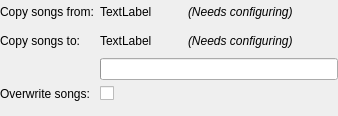
<?xml version="1.0" encoding="UTF-8"?>
<ui version="4.0">
 <class>ActionDialog</class>
 <widget class="QWidget" name="ActionDialog">
  <property name="geometry">
   <rect>
    <x>0</x>
    <y>0</y>
    <width>338</width>
    <height>116</height>
   </rect>
  </property>
  <property name="windowTitle">
   <string>Form</string>
  </property>
  <layout class="QVBoxLayout" name="verticalLayout">
   <property name="margin">
    <number>0</number>
   </property>
   <item>
    <widget class="QStackedWidget" name="stack">
     <property name="currentIndex">
      <number>0</number>
     </property>
     <widget class="QWidget" name="page">
      <layout class="QFormLayout" name="formLayout">
       <property name="margin">
        <number>0</number>
       </property>
       <item row="0" column="0">
        <widget class="QLabel" name="label">
         <property name="text">
          <string>Copy songs from:</string>
         </property>
        </widget>
       </item>
       <item row="0" column="1">
        <layout class="QHBoxLayout" name="horizontalLayout_4">
         <item>
          <widget class="QLabel" name="sourceLabel">
           <property name="text">
            <string>TextLabel</string>
           </property>
          </widget>
         </item>
         <item>
          <widget class="QToolButton" name="configureSourceButton">
           <property name="autoRaise">
            <bool>true</bool>
           </property>
          </widget>
         </item>
         <item>
          <widget class="QLabel" name="configureSourceLabel">
           <property name="font">
            <font>
             <italic>true</italic>
            </font>
           </property>
           <property name="text">
            <string>(Needs configuring)</string>
           </property>
          </widget>
         </item>
         <item>
          <spacer name="horizontalSpacer_2">
           <property name="orientation">
            <enum>Qt::Horizontal</enum>
           </property>
           <property name="sizeHint" stdset="0">
            <size>
             <width>40</width>
             <height>20</height>
            </size>
           </property>
          </spacer>
         </item>
        </layout>
       </item>
       <item row="1" column="1">
        <layout class="QHBoxLayout" name="horizontalLayout">
         <item>
          <widget class="QLabel" name="destinationLabel">
           <property name="text">
            <string>TextLabel</string>
           </property>
          </widget>
         </item>
         <item>
          <widget class="QToolButton" name="configureDestButton">
           <property name="autoRaise">
            <bool>true</bool>
           </property>
          </widget>
         </item>
         <item>
          <widget class="QLabel" name="configureDestLabel">
           <property name="font">
            <font>
             <italic>true</italic>
            </font>
           </property>
           <property name="text">
            <string>(Needs configuring)</string>
           </property>
          </widget>
         </item>
         <item>
          <spacer name="horizontalSpacer">
           <property name="orientation">
            <enum>Qt::Horizontal</enum>
           </property>
           <property name="sizeHint" stdset="0">
            <size>
             <width>40</width>
             <height>20</height>
            </size>
           </property>
          </spacer>
         </item>
        </layout>
       </item>
       <item row="4" column="0">
        <widget class="BuddyLabel" name="label_2">
         <property name="text">
          <string>Overwrite songs:</string>
         </property>
         <property name="buddy">
          <cstring>overwrite</cstring>
         </property>
        </widget>
       </item>
       <item row="4" column="1">
        <widget class="QCheckBox" name="overwrite">
         <property name="text">
          <string/>
         </property>
        </widget>
       </item>
       <item row="2" column="1">
        <widget class="CapacityBar" name="capacity">
         <property name="sizePolicy">
          <sizepolicy hsizetype="MinimumExpanding" vsizetype="Fixed">
           <horstretch>0</horstretch>
           <verstretch>0</verstretch>
          </sizepolicy>
         </property>
        </widget>
       </item>
       <item row="1" column="0">
        <widget class="QLabel" name="label_3">
         <property name="text">
          <string>Copy songs to:</string>
         </property>
        </widget>
       </item>
      </layout>
     </widget>
     <widget class="QWidget" name="page_3">
      <layout class="QHBoxLayout" name="horizontalLayout_2">
       <property name="margin">
        <number>0</number>
       </property>
       <item>
        <widget class="QLabel" name="errorIcon">
         <property name="sizePolicy">
          <sizepolicy hsizetype="Fixed" vsizetype="Fixed">
           <horstretch>0</horstretch>
           <verstretch>0</verstretch>
          </sizepolicy>
         </property>
         <property name="minimumSize">
          <size>
           <width>64</width>
           <height>64</height>
          </size>
         </property>
         <property name="maximumSize">
          <size>
           <width>64</width>
           <height>64</height>
          </size>
         </property>
        </widget>
       </item>
       <item>
        <spacer name="horizontalSpacer_3">
         <property name="orientation">
          <enum>Qt::Horizontal</enum>
         </property>
         <property name="sizeType">
          <enum>QSizePolicy::Fixed</enum>
         </property>
         <property name="sizeHint" stdset="0">
          <size>
           <width>16</width>
           <height>20</height>
          </size>
         </property>
        </spacer>
       </item>
       <item>
        <widget class="QLabel" name="errorText"/>
       </item>
      </layout>
     </widget>
     <widget class="QWidget" name="page_4">
      <layout class="QHBoxLayout" name="horizontalLayout_3">
       <property name="margin">
        <number>0</number>
       </property>
       <item>
        <widget class="QLabel" name="skipIcon">
         <property name="sizePolicy">
          <sizepolicy hsizetype="Fixed" vsizetype="Fixed">
           <horstretch>0</horstretch>
           <verstretch>0</verstretch>
          </sizepolicy>
         </property>
         <property name="minimumSize">
          <size>
           <width>64</width>
           <height>64</height>
          </size>
         </property>
         <property name="maximumSize">
          <size>
           <width>64</width>
           <height>64</height>
          </size>
         </property>
        </widget>
       </item>
       <item>
        <spacer name="horizontalSpacer_4">
         <property name="orientation">
          <enum>Qt::Horizontal</enum>
         </property>
         <property name="sizeType">
          <enum>QSizePolicy::Fixed</enum>
         </property>
         <property name="sizeHint" stdset="0">
          <size>
           <width>16</width>
           <height>20</height>
          </size>
         </property>
        </spacer>
       </item>
       <item>
        <widget class="QLabel" name="skipText"/>
       </item>
      </layout>
     </widget>
     <widget class="QWidget" name="page_2">
      <layout class="QGridLayout" name="gridLayout">
       <property name="margin">
        <number>0</number>
       </property>
       <item row="0" column="0">
        <widget class="ActionLabel" name="actionLabel">
         <property name="sizePolicy">
          <sizepolicy hsizetype="Fixed" vsizetype="Fixed">
           <horstretch>0</horstretch>
           <verstretch>0</verstretch>
          </sizepolicy>
         </property>
         <property name="minimumSize">
          <size>
           <width>64</width>
           <height>64</height>
          </size>
         </property>
         <property name="maximumSize">
          <size>
           <width>64</width>
           <height>64</height>
          </size>
         </property>
        </widget>
       </item>
       <item row="0" column="1">
        <spacer name="horizontalSpacer_5">
         <property name="orientation">
          <enum>Qt::Horizontal</enum>
         </property>
         <property name="sizeType">
          <enum>QSizePolicy::Fixed</enum>
         </property>
         <property name="sizeHint" stdset="0">
          <size>
           <width>16</width>
           <height>20</height>
          </size>
         </property>
        </spacer>
       </item>
       <item row="0" column="2">
        <widget class="QLabel" name="progressLabel">
         <property name="sizePolicy">
          <sizepolicy hsizetype="MinimumExpanding" vsizetype="MinimumExpanding">
           <horstretch>0</horstretch>
           <verstretch>0</verstretch>
          </sizepolicy>
         </property>
         <property name="text">
          <string>TextLabel</string>
         </property>
         <property name="alignment">
          <set>Qt::AlignLeading|Qt::AlignLeft|Qt::AlignVCenter</set>
         </property>
        </widget>
       </item>
       <item row="1" column="0" colspan="3">
        <widget class="QProgressBar" name="progressBar">
         <property name="value">
          <number>24</number>
         </property>
        </widget>
       </item>
      </layout>
     </widget>
    </widget>
   </item>
  </layout>
 </widget>
 <customwidgets>
  <customwidget>
   <class>CapacityBar</class>
   <extends>QProgressBar</extends>
   <header>capacitybar.h</header>
  </customwidget>
  <customwidget>
   <class>ActionLabel</class>
   <extends>QLabel</extends>
   <header>actionlabel.h</header>
  </customwidget>
  <customwidget>
   <class>BuddyLabel</class>
   <extends>QLabel</extends>
   <header>buddylabel.h</header>
  </customwidget>
 </customwidgets>
 <tabstops>
  <tabstop>configureDestButton</tabstop>
  <tabstop>overwrite</tabstop>
 </tabstops>
 <resources/>
 <connections/>
</ui>
